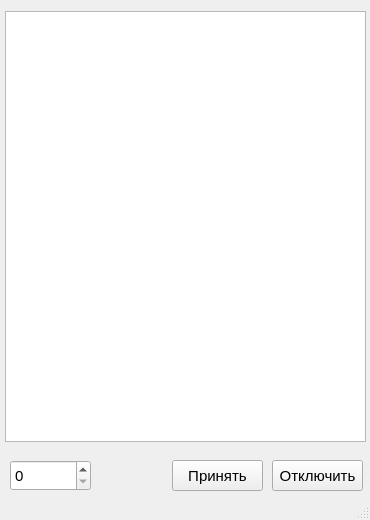
<?xml version="1.0" encoding="UTF-8"?>
<ui version="4.0">
 <class>CustomWindow</class>
 <widget class="QMainWindow" name="CustomWindow">
  <property name="geometry">
   <rect>
    <x>0</x>
    <y>0</y>
    <width>370</width>
    <height>520</height>
   </rect>
  </property>
  <property name="maximumSize">
   <size>
    <width>370</width>
    <height>520</height>
   </size>
  </property>
  <property name="windowTitle">
   <string>PicMan</string>
  </property>
  <property name="windowIcon">
   <iconset resource="../Resources/Logo.qrc">
    <normaloff>:/newLogo/Logo/Logo-1.png</normaloff>:/newLogo/Logo/Logo-1.png</iconset>
  </property>
  <widget class="QWidget" name="centralwidget">
   <widget class="QTableWidget" name="CustomTable">
    <property name="geometry">
     <rect>
      <x>5</x>
      <y>11</y>
      <width>361</width>
      <height>431</height>
     </rect>
    </property>
   </widget>
   <widget class="QSpinBox" name="selectSpinBox">
    <property name="geometry">
     <rect>
      <x>10</x>
      <y>460</y>
      <width>81</width>
      <height>31</height>
     </rect>
    </property>
    <property name="maximumSize">
     <size>
      <width>370</width>
      <height>520</height>
     </size>
    </property>
    <property name="font">
     <font>
      <pointsize>11</pointsize>
     </font>
    </property>
   </widget>
   <widget class="QPushButton" name="DeactivateButton">
    <property name="geometry">
     <rect>
      <x>272</x>
      <y>460</y>
      <width>91</width>
      <height>31</height>
     </rect>
    </property>
    <property name="font">
     <font>
      <pointsize>11</pointsize>
     </font>
    </property>
    <property name="text">
     <string>Отключить</string>
    </property>
   </widget>
   <widget class="QPushButton" name="AcceptButton">
    <property name="geometry">
     <rect>
      <x>172</x>
      <y>460</y>
      <width>91</width>
      <height>31</height>
     </rect>
    </property>
    <property name="font">
     <font>
      <pointsize>11</pointsize>
     </font>
    </property>
    <property name="text">
     <string>Принять</string>
    </property>
   </widget>
  </widget>
  <widget class="QMenuBar" name="menubar">
   <property name="geometry">
    <rect>
     <x>0</x>
     <y>0</y>
     <width>370</width>
     <height>25</height>
    </rect>
   </property>
  </widget>
  <widget class="QStatusBar" name="statusbar"/>
 </widget>
 <resources>
  <include location="../Resources/Logo.qrc"/>
 </resources>
 <connections/>
</ui>
